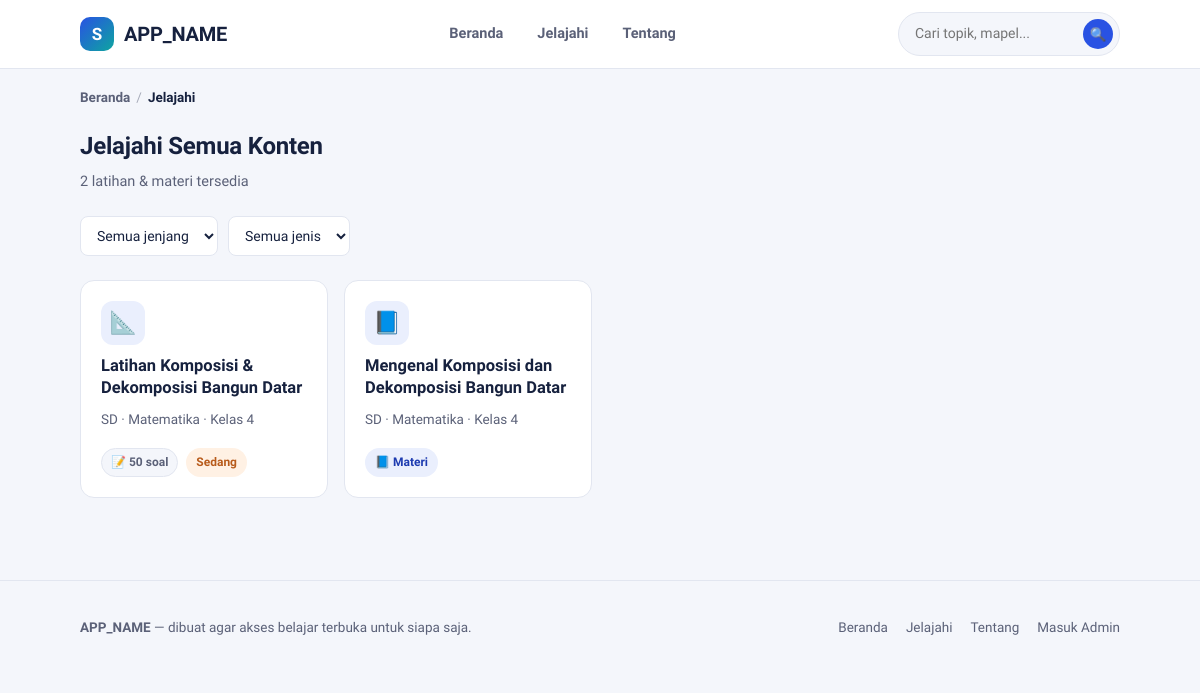
Page /katalog.php on the committed database.
### tables this page shows
CREATE TABLE IF NOT EXISTS topik (
    id              INT UNSIGNED AUTO_INCREMENT PRIMARY KEY,
    kelas_id        INT UNSIGNED NOT NULL,
    tipe            ENUM('latihan','materi') NOT NULL DEFAULT 'latihan',
    judul           VARCHAR(200) NOT NULL,
    slug            VARCHAR(220) NOT NULL,
    deskripsi       VARCHAR(500) NULL,
    tingkat         ENUM('mudah','sedang','sulit') NULL,
    jumlah_soal     SMALLINT UNSIGNED NULL,
    file_path       VARCHAR(255) NULL,       
    konten          LONGTEXT NULL,           
    emoji           VARCHAR(10) NULL DEFAULT '📝',
    status          ENUM('draft','published') NOT NULL DEFAULT 'published',
    berbayar_mobile TINYINT(1) NOT NULL DEFAULT 0,    
    harga           INT UNSIGNED NULL,                
    dilihat         INT UNSIGNED NOT NULL DEFAULT 0,
    dibuat_oleh     INT UNSIGNED NULL,
    created_at      DATETIME NOT NULL DEFAULT CURRENT_TIMESTAMP,
    updated_at      DATETIME NOT NULL DEFAULT CURRENT_TIMESTAMP ON UPDATE CURRENT_TIMESTAMP,
    UNIQUE KEY uq_topik_slug (kelas_id, slug),
    KEY idx_topik_status (status),
    KEY idx_topik_tipe (tipe),
    CONSTRAINT fk_topik_kelas FOREIGN KEY (kelas_id) REFERENCES kelas(id) ON DELETE CASCADE,
    CONSTRAINT fk_topik_admin FOREIGN KEY (dibuat_oleh) REFERENCES admin_users(id) ON DELETE SET NULL,
    FULLTEXT KEY ft_topik_cari (judul, deskripsi)
);

CREATE TABLE IF NOT EXISTS jenjang (
    id          INT UNSIGNED AUTO_INCREMENT PRIMARY KEY,
    nama        VARCHAR(60)  NOT NULL,
    slug        VARCHAR(60)  NOT NULL UNIQUE,
    deskripsi   VARCHAR(255) NULL,
    urutan      INT UNSIGNED NOT NULL DEFAULT 0,
    created_at  DATETIME NOT NULL DEFAULT CURRENT_TIMESTAMP
);

CREATE TABLE IF NOT EXISTS mapel (
    id          INT UNSIGNED AUTO_INCREMENT PRIMARY KEY,
    jenjang_id  INT UNSIGNED NOT NULL,
    nama        VARCHAR(100) NOT NULL,
    slug        VARCHAR(100) NOT NULL,
    emoji       VARCHAR(10)  NULL DEFAULT '📘',
    urutan      INT UNSIGNED NOT NULL DEFAULT 0,
    created_at  DATETIME NOT NULL DEFAULT CURRENT_TIMESTAMP,
    UNIQUE KEY uq_mapel_slug (jenjang_id, slug),
    CONSTRAINT fk_mapel_jenjang FOREIGN KEY (jenjang_id) REFERENCES jenjang(id) ON DELETE CASCADE
);

CREATE TABLE IF NOT EXISTS kelas (
    id          INT UNSIGNED AUTO_INCREMENT PRIMARY KEY,
    mapel_id    INT UNSIGNED NOT NULL,
    nama        VARCHAR(60)  NOT NULL,
    slug        VARCHAR(60)  NOT NULL,
    urutan      INT UNSIGNED NOT NULL DEFAULT 0,
    created_at  DATETIME NOT NULL DEFAULT CURRENT_TIMESTAMP,
    UNIQUE KEY uq_kelas_slug (mapel_id, slug),
    CONSTRAINT fk_kelas_mapel FOREIGN KEY (mapel_id) REFERENCES mapel(id) ON DELETE CASCADE
);

### includes/functions.php (called while the page is built, shortened)
<?php
function h(?string $value): string
{
    return htmlspecialchars($value ?? '', ENT_QUOTES, 'UTF-8');
}
function url_publik(string $path = ''): string
{
    return rtrim(APP_URL, '/') . '/' . ltrim($path, '/');
}
function format_judul(string $judul): string
{
    return $judul;
}

### katalog.php (the view, shortened to what this page needs)
<?php
require_once __DIR__ . '/includes/functions.php';
$pdo = db();
$halaman = max(1, (int)($_GET['halaman'] ?? 1));
$perHalaman = 18;
$where = ["t.status = 'published'"];
$params = [];
$whereSql = implode(' AND ', $where);
$countStmt = $pdo->prepare(
    "SELECT COUNT(*) AS n FROM topik t
     JOIN kelas k ON k.id = t.kelas_id JOIN mapel m ON m.id = k.mapel_id JOIN jenjang j ON j.id = m.jenjang_id
     WHERE $whereSql"
);
$countStmt->execute($params);
$total = (int)$countStmt->fetch()['n'];
$totalHalaman = max(1, (int)ceil($total / $perHalaman));
$halaman = min($halaman, $totalHalaman);
$offset = ($halaman - 1) * $perHalaman;
$sql = "SELECT t.*, k.nama AS kelas_nama, k.slug AS kelas_slug,
               m.nama AS mapel_nama, m.slug AS mapel_slug,
               j.nama AS jenjang_nama, j.slug AS jenjang_slug
        FROM topik t
        JOIN kelas k ON k.id = t.kelas_id JOIN mapel m ON m.id = k.mapel_id JOIN jenjang j ON j.id = m.jenjang_id
        WHERE $whereSql
        ORDER BY t.created_at DESC
        LIMIT $perHalaman OFFSET $offset";
$stmt = $pdo->prepare($sql);
$stmt->execute($params);
$topikList = $stmt->fetchAll();
require __DIR__ . '/includes/header.php';
?>
<nav class="breadcrumb">
    <a href="<?= h(url_publik('index.php')) ?>">Beranda</a>
    <span class="pemisah">/</span>
    <span class="sekarang">Jelajahi</span>
</nav>
<div class="section-head">
    <div>
        <h2>Jelajahi Semua Konten</h2>
        <p><?= (int)$total ?> latihan &amp; materi tersedia</p>
    </div>
</div>
<form method="get" class="filter-bar">
    <select name="jenjang" onchange="this.form.submit()">
        <option value="">Semua jenjang</option>
    </select>
    <select name="tipe" onchange="this.form.submit()">
        <option value="">Semua jenis</option>
    </select>
</form>
<?php if ($topikList): ?>
<div class="grid-kartu">
    <?php foreach ($topikList as $t): ?>
        <?php include __DIR__ . '/includes/_kartu_topik.php'; ?>
    <?php endforeach; ?>
</div>
<?php endif; ?>
<?php require __DIR__ . '/includes/footer.php'; ?>

### includes/_kartu_topik.php
<?php
$urlTopik = url_publik('topik.php?slug=' . urlencode($t['slug']) . '&kelas=' . urlencode($t['kelas_slug']));
?>
<a href="<?= h($urlTopik) ?>" class="kartu">
    <span class="emoji"><?= h($t['emoji'] ?: ($t['tipe'] === 'materi' ? '📘' : '📝')) ?></span>
    <h3><?= h(format_judul($t['judul'])) ?></h3>
    <p class="ket"><?= h($t['jenjang_nama']) ?> · <?= h($t['mapel_nama']) ?> · <?= h($t['kelas_nama']) ?></p>
    <div class="meta">
        <?php if ($t['tipe'] === 'materi'): ?>
            <span class="badge materi">📘 Materi</span>
        <?php else: ?>
            <span class="badge">📝 <?= (int)($t['jumlah_soal'] ?? 0) ?: '—' ?> soal</span>
            <?php if (!empty($t['tingkat'])): ?>
                <span class="badge <?= h($t['tingkat']) ?>"><?= h(ucfirst($t['tingkat'])) ?></span>
            <?php endif; ?>
        <?php endif; ?>
    </div>
</a>

### assets/css/style.css (style rules this page uses)
:root { --ink: #16213E; --muted: #5B6178; --paper: #FFFFFF; --bg: #F4F6FB; --line: #E2E6F0; --primary: #2952E3; --primary-dark: #1D3BB0; --primary-tint: #EAEFFD; --accent: #FF8C42; --accent-tint: #FFF1E4; --teal: #0EA5A0; --teal-tint: #E4F7F6; --success: #17A672; --danger: #E0483E; --radius-sm: 8px; --radius-md: 14px; --radius-lg: 22px; --shadow: 0 1px 2px rgba(22, 33, 62, 0.06); --container: 1120px; }
* { box-sizing: border-box; }
html { scroll-behavior: smooth; overflow-x: hidden; }
body { margin: 0; font-family: 'Plus Jakarta Sans', -apple-system, BlinkMacSystemFont, 'Segoe UI', sans-serif; background: var(--bg); color: var(--ink); line-height: 1.55; -webkit-font-smoothing: antialiased; overflow-x: hidden; width: 100%; }
a { color: inherit; text-decoration: none; }
.section-head { display: flex; align-items: flex-end; justify-content: space-between; gap: 16px; margin-bottom: 22px; }
.section-head h2 { font-size: 24px; margin: 0 0 6px; font-weight: 800; letter-spacing: -0.01em; }
.section-head p { margin: 0; color: var(--muted); font-size: 14.5px; }
.breadcrumb { display: flex; flex-wrap: wrap; align-items: center; gap: 6px; font-size: 13.5px; color: var(--muted); margin-bottom: 20px; }
.breadcrumb a { color: var(--muted); font-weight: 600; }
.breadcrumb .pemisah { opacity: .5; }
.breadcrumb .sekarang { color: var(--ink); font-weight: 700; }
.grid-kartu { display: grid; grid-template-columns: repeat(auto-fill, minmax(230px, 1fr)); gap: 16px; }
.kartu { background: var(--paper); border: 1.5px solid var(--line); border-radius: var(--radius-md); padding: 20px; display: flex; flex-direction: column; gap: 10px; transition: border-color .15s ease, transform .15s ease; min-width: 0; overflow: hidden; }
.kartu .emoji { width: 44px; height: 44px; border-radius: 12px; background: var(--primary-tint); display: flex; align-items: center; justify-content: center; font-size: 22px; flex-shrink: 0; }
.kartu h3 { margin: 0; font-size: 16.5px; font-weight: 700; line-height: 1.35; overflow-wrap: break-word; word-break: break-word; hyphens: auto; }
.kartu p.ket { margin: 0; color: var(--muted); font-size: 13.5px; overflow-wrap: break-word; word-break: break-word; }
.kartu .meta { display: flex; gap: 8px; flex-wrap: wrap; margin-top: auto; padding-top: 8px; }
.badge { display: inline-flex; align-items: center; gap: 4px; font-size: 12px; font-weight: 700; padding: 4px 9px; border-radius: 999px; background: var(--bg); color: var(--muted); border: 1px solid var(--line); }
.badge.sedang { background: var(--accent-tint); color: #B85B1B; border-color: transparent; }
.badge.materi { background: var(--primary-tint); color: var(--primary-dark); border-color: transparent; }
.filter-bar { display: flex; gap: 10px; flex-wrap: wrap; margin-bottom: 24px; }
.filter-bar select, .filter-bar input[type=text] { border: 1.5px solid var(--line); border-radius: var(--radius-sm); padding: 10px 12px; font: inherit; font-size: 14px; background: var(--paper); color: var(--ink); }

### rows in the picture
topik: emoji "📐", judul "Latihan Komposisi & Dekomposisi Bangun Datar", jenjang.nama "SD", mapel.nama "Matematika", kelas.nama "Kelas 4", jumlah_soal "50", tingkat "Sedang"
topik: emoji "📘", judul "Mengenal Komposisi dan Dekomposisi Bangun Datar", jenjang.nama "SD", mapel.nama "Matematika", kelas.nama "Kelas 4", tipe "📘 Materi"

### other values in the picture
APP_NAME "APP_NAME"
$total "2"
